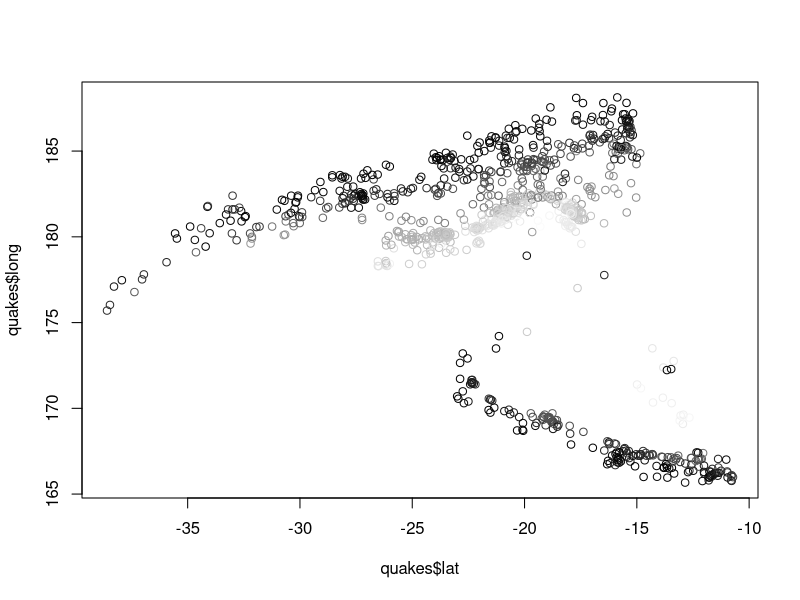
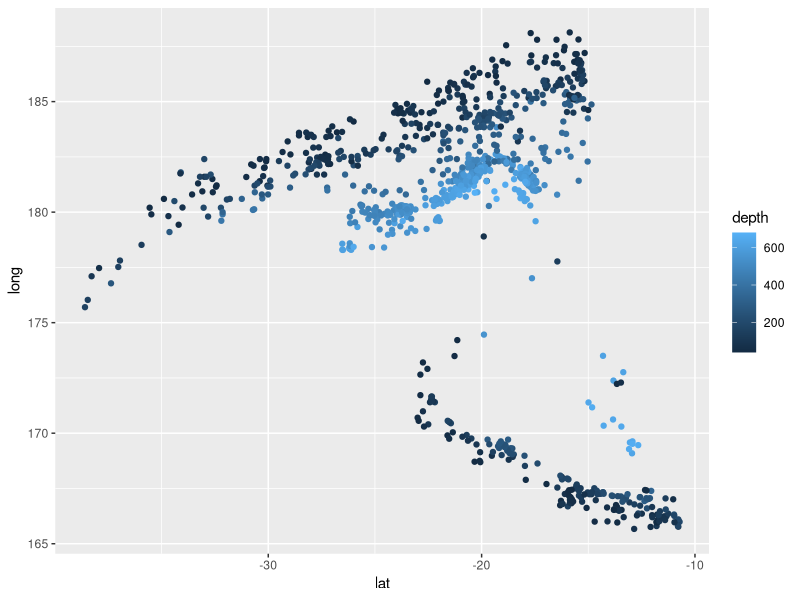
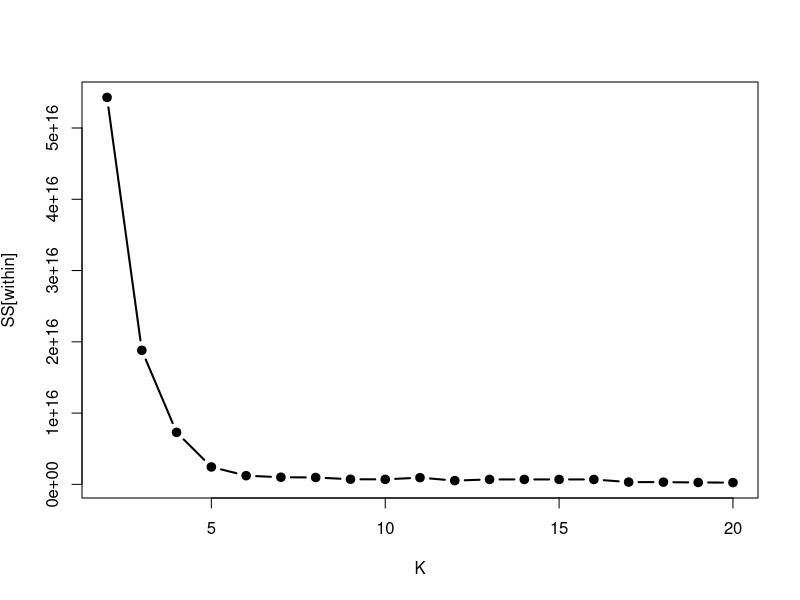
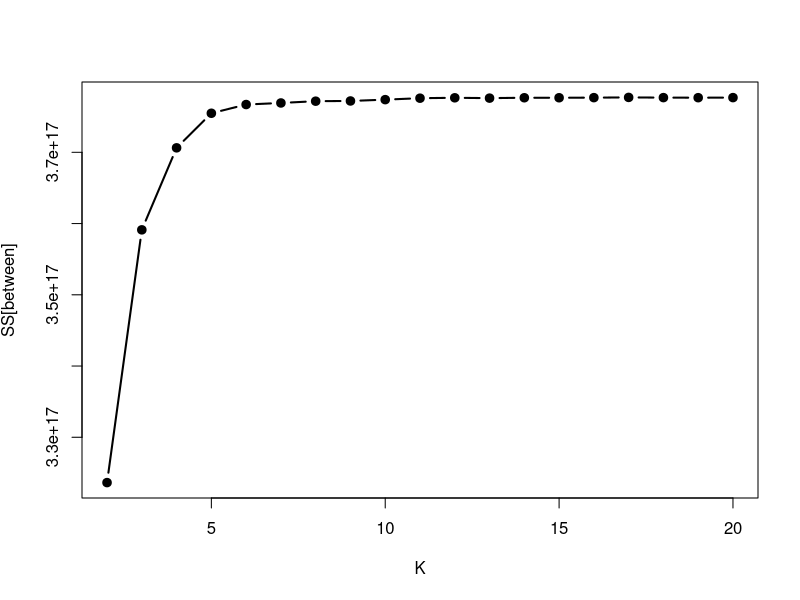
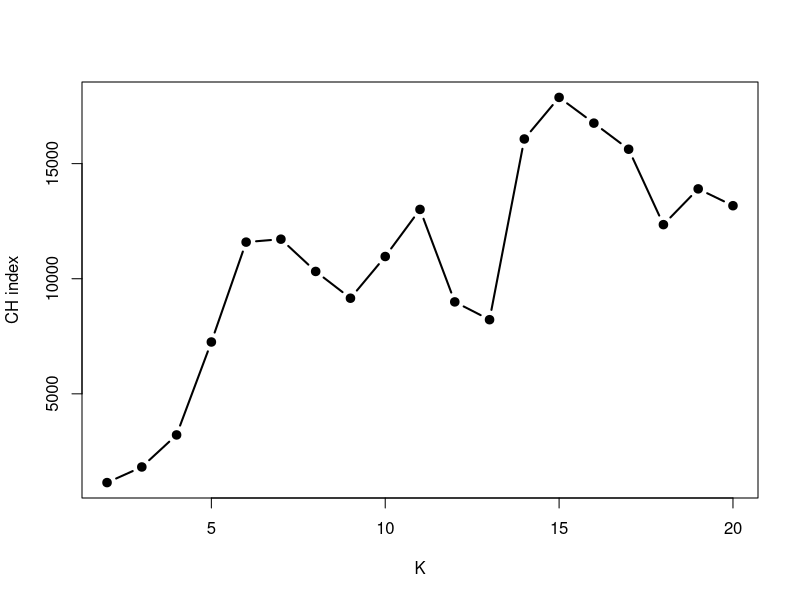
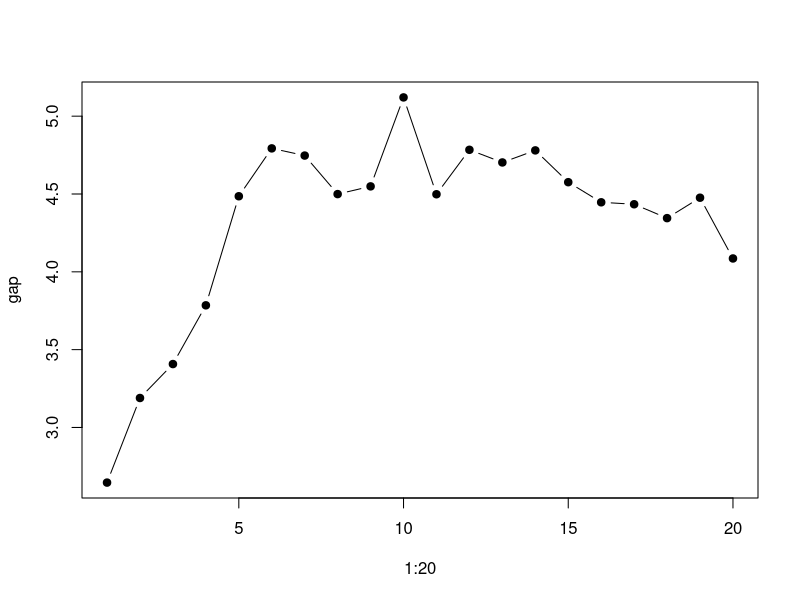
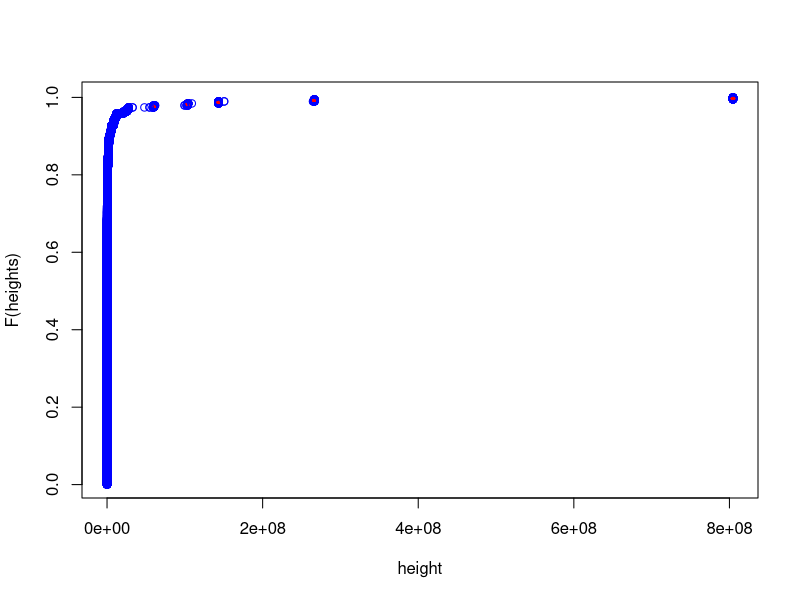

Generate these figures, in order, with R:
## ---- chunk 1
library(ggplot2)
library(cluster)
knitr::opts_chunk$set(echo = TRUE)
## ---- chunk 2
clr <- gray((quakes$depth-min(quakes$depth))/range(quakes$depth)%*%c(-1,1))
plot(quakes$lat,quakes$long,col=clr)
## ---- chunk 3
ggplot(quakes,aes(x=lat,y=long,colour=depth))+geom_point()
## ---- chunk 4
whsAnnBdatNum <- read.table("whs2016_AnnexB-data-wo-NAs.txt",sep="\t",header=TRUE,quote="")
## ---- chunk 5
w <- numeric(20)
for (k in 2:20) {
        kf <- kmeans(whsAnnBdatNum, k, nstart = 20)
        w[k] = kf$tot.withinss
}

plot(2:20, w[-1], type = "b", lwd = 2, pch = 19, xlab = "K", ylab = expression("SS[within]"))

w <- numeric(20)
for (k in 2:20) {
        kf <- kmeans(whsAnnBdatNum, k, nstart = 500)
        w[k] <- kf$betweenss
}

plot(2:20, w[-1], type = "b", lwd = 2, pch = 19, xlab = "K", ylab = expression("SS[between]"))

w <- numeric(20)
for (k in 2:20) {
        kf <- kmeans(whsAnnBdatNum, k, nstart = 20)
        w[k] <- (kf$betweenss/(k-1))/(kf$tot.withinss/(nrow(whsAnnBdatNum)-k))
}

plot(2:20, w[-1], type = "b", lwd = 2, pch = 19, xlab = "K", ylab = "CH index")

## ---- chunk 6


lw.unif <- function(m, K, N = 20) {
        w <- numeric(N)
        for (i in 1:N) {
                m.new <- apply(whsAnnBdatNum, 2, function(x) {runif(length(x), min <- min(x), max = max(x))})
                kf <- kmeans(m.new,K)
                w[i] <- kf$tot.withinss
        }
        return(list(LW = mean(log(w)), SE = sd(log(w))/sqrt(N)))
}

gap <- numeric(20)
se <- numeric(20)
for (K in 1:20) {
        kf <- kmeans(whsAnnBdatNum, K, nstart = 500)
        sim <- lw.unif(whsAnnBdatNum, K)
        gap[K] <- sim$LW - log(kf$tot.withinss)
        se[K] <- sim$SE
}
plot(1:20, gap, pch = 19, type = "b")
## ---- chunk 7
matrix.sort <- function(m) {
        if(nrow(m) != ncol(m)) { stop("Not diagonal")}
        if(is.null(rownames(m))) {rownames(m) <- 1:nrow(matrix)}
        row.max <- apply(m, 1, which.max)
        if(any(table(row.max) != 1)) {
                col.max <- apply(m, 2, which.max)
                if(any(table(col.max) != 1)) {
                        warning("Ties cannot be resolved")
                }
                return(m[, order(col.max)])
        }
        m[order(row.max),]
}

for(i in 2:4) {
        hier <- cutree(hclust(dist(scale(whsAnnBdatNum), method = "euclidean"), method = "ward"), i)
        for(j in 1:i) {
                print(paste("Cluster ",j," of ",i," Clusters:", sep = ""))
                print(paste(rownames(whsAnnBdatNum[which(hier == j),]), collapse = ", "))
        }
        print(matrix.sort(table(Hier = hier, KMeans = kmeans(scale(whsAnnBdatNum), i, nstart = 100)[["cluster"]])))
}


## ---- chunk 8
hier <- hclust(dist(whsAnnBdatNum), method = "ward.D2")
ori.heights <- hier$height
rnd.heights <- numeric()
for(i in 1:100) {
        data.rnd <- apply(whsAnnBdatNum, 2, sample)
        hier.rnd <- hclust(dist(data.rnd), method = "ward.D2")
        rnd.heights <- c(rnd.heights, hier.rnd$height)
}
plot(ori.heights, rank(ori.heights)/length(ori.heights), col = "red", xlab = "height", ylab = "F(heights)", pch = 19)
points(rnd.heights, rank(rnd.heights)/length(rnd.heights), col = "blue")
